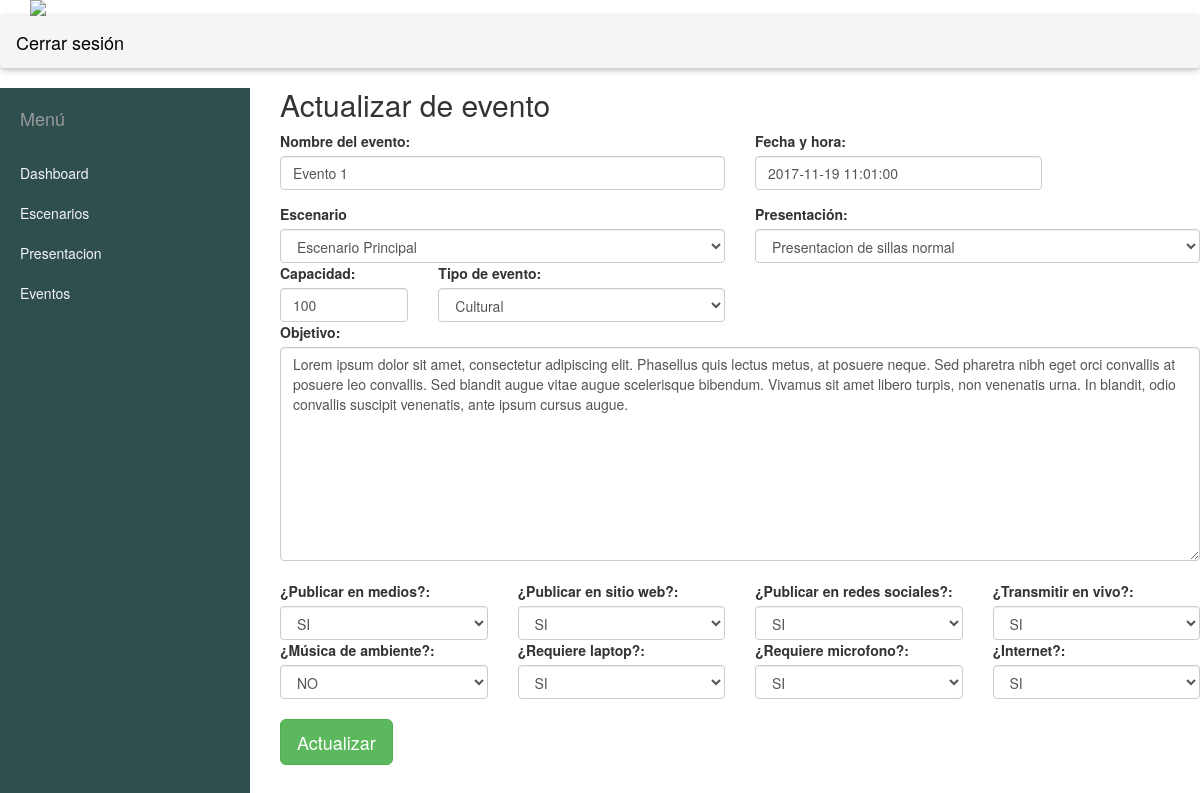
/editar/evento/1, run on the app's committed database.
### reserva/models.py (models this page shows, shortened)
class Evento(models.Model):
    Academico = 'A'
    Deportivo = 'D'
    Cultural = 'CRA'
    Civico = 'C'
    Recreativo = 'R'
    Capacitacion = 'CAP'
    TIPO_EVENTO = (
        ('A', 'Academico'),
        ('D', 'Deportivo'),
        ('CRA', 'Cultural'),
        ('C', 'Civico'),
        ('R', 'Recreativo'),
        ('CAP', 'Capacitacion')
    )
    OPTIONS_CHOICES = (
        ('SI', 'SI'),
        ('NO', 'NO')
    )
    nombre_evento = models.CharField(max_length=200)
    fecha_hora = models.DateTimeField("Fecha y hora del evento")
    escenario = models.ForeignKey(Escenario)
    presentacion = models.ForeignKey(PresentacionEscenario)
    capacidad_evento = models.IntegerField("Capacidad del evento", null=True)
    tipo_evento = models.CharField(max_length=3, choices=TIPO_EVENTO)
    objetivo = models.TextField("Objetivo")
    publicar_medios = models.CharField("Publicar en medios?", max_length=2, choices=OPTIONS_CHOICES)
    publicar_sito_web = models.CharField("Publicar en sitio web?", max_length=2, choices=OPTIONS_CHOICES)
    publicar_social_media = models.CharField("Publicar en redes sociales?", max_length=2, choices=OPTIONS_CHOICES)
    facebook_live = models.CharField("Transmitir en tiempo real (Facebook live)?", max_length=2,
                                     choices=OPTIONS_CHOICES)
    musica_ambiente = models.CharField("Música de ambiente?", max_length=2, choices=OPTIONS_CHOICES)
    laptop = models.CharField("Requiere laptop?", max_length=2, choices=OPTIONS_CHOICES)
    microfonos = models.CharField("Requiere microfonos?", max_length=2, choices=OPTIONS_CHOICES)
    internet = models.CharField(max_length=2, choices=OPTIONS_CHOICES)
    user = models.ForeignKey(User)

### reserva/views.py (the view, shortened to what this page needs)
# urls.py: url(r'^editar/evento/(?P<pk>\d+)$', views.EventoUpdate.as_view(), name='update_evento'),
class EventoUpdate(UpdateView):
    model = Evento
    template_name = 'reserva/update_evento.html'
    form_class = datosEvento

### reserva/models.py (called while the page is built)
    def __str__(self):
        return self.nombre_escenario

    def __str__(self):
        return self.nombre

### templates/reserva/update_evento.html (shortened to what this page needs)
{% extends 'base.html' %}
{% load static %}
{% block content %}
    <h2> Actualizar de evento </h2>
    <div>
        <form method="POST">
            <div class="row">
                <div class="col-md-6">
                    <label for="">Nombre del evento:</label>
                    {{ form.nombre_evento }}
                </div>
                <div class="col-md-4">
                    <label for="">Fecha y hora:</label>
                    {{ form.fecha_hora }}
                    </div>
                </div>
            </div>
    <div class="row">
        <div class="col-md-6">
            <label for="">Escenario</label>
            {{ form.escenario }}
        </div>
        <div class="col-md-6">
            <label for="">Presentación:</label>
            {{ form.presentacion }}
        </div>
    </div>
    <div class="row">
        <div class="col-md-2">
            <label for="">Capacidad:</label>
            {{ form.capacidad_evento }}
        </div>
        <div class="col-md-4">
            <label for="">Tipo de evento:</label>
            {{ form.tipo_evento }}
        </div>
    </div>
    <div class="row">
        <div class="col-md-12">
            <label for="">Objetivo:</label>
            {{ form.objetivo }}
        </div>
    </div>
    <br>
    <div class="row">
        <div class="col-md-3">
            <label for="">¿Publicar en medios?:</label>
            {{ form.publicar_medios }}
        </div>
        <div class="col-md-3">
            <label for="">¿Publicar en sitio web?:</label>
            {{ form.publicar_sito_web }}
        </div>
        <div class="col-md-3">
            <label for="">¿Publicar en redes sociales?:</label>
            {{ form.publicar_social_media }}
        </div>
        <div class="col-md-3">
            <label for="">¿Transmitir en vivo?:</label>
            {{ form.facebook_live }}
        </div>
    </div>
    <div class="row">
        <div class="col-md-3">
            <label for="">¿Música de ambiente?:</label>
            {{ form.musica_ambiente }}
        </div>
        <div class="col-md-3">
            <label for="">¿Requiere laptop?:</label>
            {{ form.laptop }}
        </div>
        <div class="col-md-3">
            <label for="">¿Requiere microfono?:</label>
            {{ form.microfonos }}
        </div>
        <div class="col-md-3">
            <label for="">¿Internet?:</label>
            {{ form.internet }}
        </div>
    </div>
    <br>
    <button class="btn btn-lg btn-success"> Actualizar</button>
    </div>
{% endblock %}

### static/reserva/css/admin.css (style rules this page uses)
body { overflow-x: hidden; }

### data on the page
Evento: nombre_evento "Evento 1", fecha_hora "2017-11-19 11:01:00", escenario "Escenario Principal", presentacion "Presentacion de sillas normal", capacidad_evento "100", tipo_evento "Cultural", objetivo "Lorem ipsum dolor sit amet, consectetur adipiscing elit. Phasellus quis lectus metus, at posuere neque. Sed pharetra nibh eget orci convallis at posuere leo convallis. Sed blandit augue vitae augue scelerisque bibendum. Vivamus sit amet libero turpis, non venenatis urna. In blandit, odio convallis suscipit venenatis, ante ipsum cursus augue.", publicar_medios "SI", publicar_sito_web "SI", publicar_social_media "SI", facebook_live "SI", musica_ambiente "NO", laptop "SI", microfonos "SI", internet "SI"
